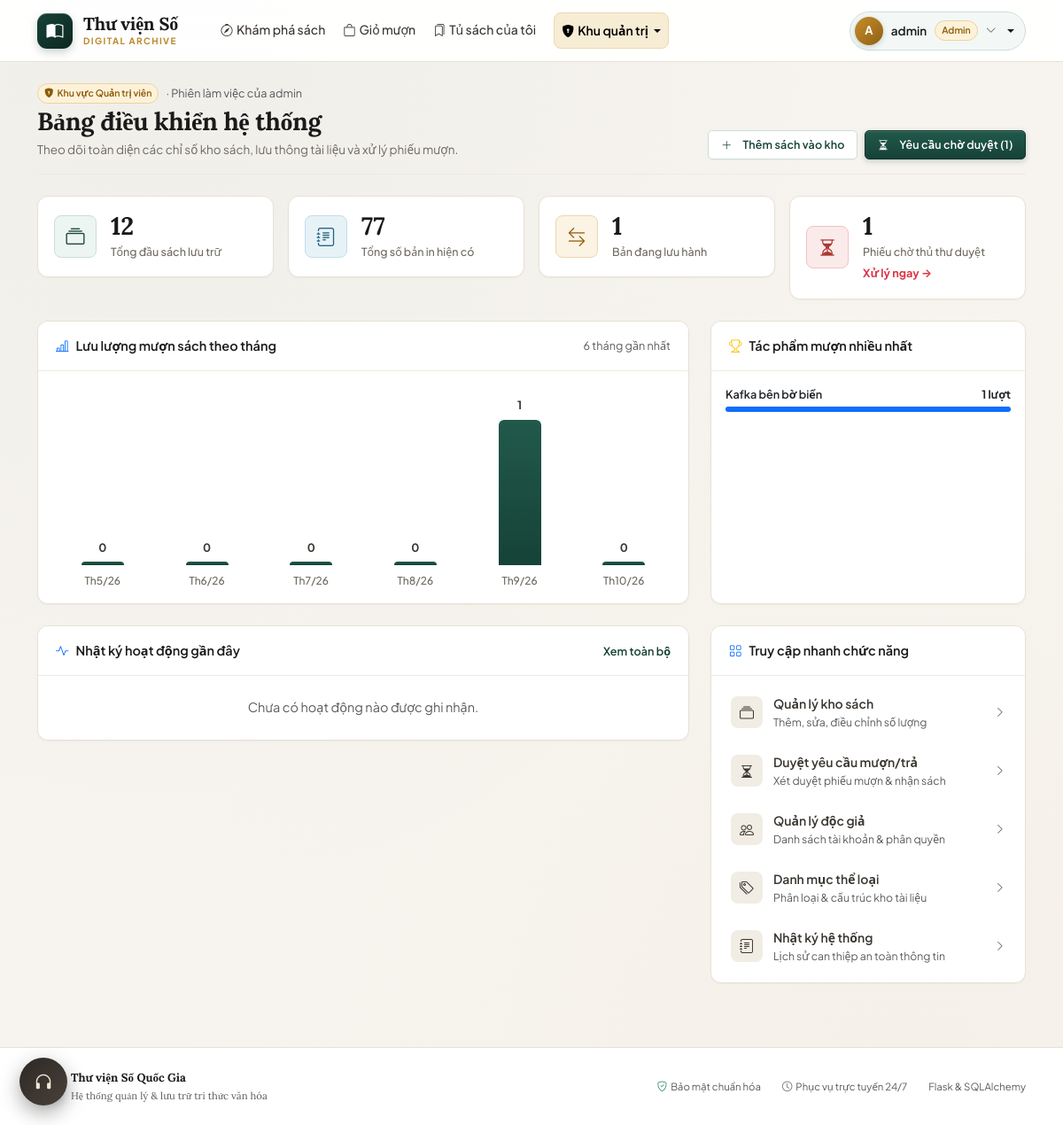
Page /admin/ (signed in) on the committed database.
### models.py (models this page shows, shortened)
class User(db.Model, UserMixin):
    __tablename__ = 'users'
    id = db.Column(db.Integer, primary_key=True)
    username = db.Column(db.String(80), unique=True, nullable=False, index=True)
    email = db.Column(db.String(120), unique=True, nullable=True)
    password_hash = db.Column(db.String(255), nullable=False)
    role = db.Column(db.String(20), nullable=False, default='user')
    is_active = db.Column(db.Boolean, nullable=False, default=True)
    created_at = db.Column(db.DateTime, default=now, nullable=False)
    borrow_requests = db.relationship('BorrowRequest', back_populates='user', lazy='dynamic')
    reviews = db.relationship('Review', back_populates='author', lazy='dynamic')
    @property
    def is_admin(self):
        return self.role == 'admin'

class Book(db.Model):
    __tablename__ = 'books'
    id = db.Column(db.Integer, primary_key=True)
    title = db.Column(db.String(200), nullable=False, index=True)
    author = db.Column(db.String(150), nullable=False, index=True)
    description = db.Column(db.Text, nullable=False, default='')
    quantity = db.Column(db.Integer, nullable=False, default=0)
    cover_url = db.Column(db.String(300), nullable=True)
    category_id = db.Column(db.Integer, db.ForeignKey('categories.id'), nullable=True)
    created_at = db.Column(db.DateTime, default=now, nullable=False)
    mood = db.Column(db.String(30), nullable=True, index=True)
    pages = db.Column(db.Integer, nullable=True, default=0)
    condition_note = db.Column(db.String(300), nullable=True, default='')
    times_borrowed = db.Column(db.Integer, nullable=False, default=0)
    librarian_note = db.Column(db.String(400), nullable=True, default='')
    librarian_note_by = db.Column(db.String(80), nullable=True, default='')
    spine_color = db.Column(db.String(9), nullable=True, default='')
    category = db.relationship('Category', back_populates='books')
    borrow_requests = db.relationship('BorrowRequest', backref='book', lazy='dynamic')
    reviews = db.relationship('Review', backref='book', lazy='dynamic')

### admin.py (the view)
@admin_bp.route('/')
@admin_required
def dashboard():
    now_dt = datetime.now()
    total_books = Book.query.count()
    total_copies = db.session.query(db.func.sum(Book.quantity)).scalar() or 0
    active_borrows = BorrowRequest.query.filter(
        BorrowRequest.status.in_(ACTIVE_BORROW_STATUSES)
    ).count()
    pending_count = BorrowRequest.query.filter_by(status='pending').count()
    counts_by_ym = {
        ym: cnt
        for ym, cnt in (
            db.session.query(
                db.func.strftime('%Y-%m', BorrowRequest.decided_at).label('ym'),
                db.func.count(BorrowRequest.id),
            )
            .filter(
                BorrowRequest.status.in_(['approved', 'return_pending', 'returned']),
                BorrowRequest.decided_at.isnot(None),
            )
            .group_by('ym')
            .all()
        )
    }
    monthly, max_month = [], 0
    for i in range(5, -1, -1):
        y, m = now_dt.year, now_dt.month - i
        while m <= 0:
            m += 12
            y -= 1
        count = counts_by_ym.get(f'{y}-{m:02d}', 0)
        max_month = max(max_month, count)
        monthly.append({'label': f'Th{m}/{str(y)[-2:]}', 'count': count})
    for item in monthly:
        item['pct'] = round(item['count'] / max_month * 100) if max_month else 0
    top_rows = (
        db.session.query(BorrowRequest.book_id, db.func.count(BorrowRequest.id).label('cnt'))
        .filter(BorrowRequest.status.in_(['approved', 'return_pending', 'returned']))
        .group_by(BorrowRequest.book_id)
        .order_by(db.desc('cnt'))
        .limit(5)
        .all()
    )
    top_books = []
    for book_id, cnt in top_rows:
        book = db.session.get(Book, book_id)
        if book is not None:
            top_books.append({'book': book, 'count': cnt})
    max_top = top_books[0]['count'] if top_books else 0
    recent_logs = AuditLog.query.order_by(AuditLog.created_at.desc(), AuditLog.id.desc()).limit(5).all()
    return render_template(
        'admin/dashboard.html',
        total_books=total_books,
        total_copies=total_copies,
        active_borrows=active_borrows,
        pending_count=pending_count,
        monthly=monthly,
        top_books=top_books,
        max_top=max_top,
        recent_logs=recent_logs,
    )

### templates/admin/dashboard.html (shortened to what this page needs)
{% extends 'base.html' %}
{% block content %}
<div class="page-head">
  <div>
    <div class="d-flex align-items-center gap-2 mb-1">
      <span class="user-badge-mini user-badge-admin"><i class="bi bi-shield-lock-fill me-1"></i>Khu vực Quản trị viên</span>
      <span class="text-muted small">· Phiên làm việc của {{ current_user.username }}</span>
    </div>
    <h1 class="page-title">Bảng điều khiển hệ thống</h1>
    <p class="page-sub">Theo dõi toàn diện các chỉ số kho sách, lưu thông tài liệu và xử lý phiếu mượn.</p>
  </div>
  <div class="d-flex gap-2 flex-wrap">
    {% if has_endpoint('admin.books') %}
    <a href="{{ url_for('admin.book_add') }}" class="btn btn-outline-primary btn-sm">
      <i class="bi bi-plus-lg me-1"></i>Thêm sách vào kho
    </a>
    {% endif %}
    {% if has_endpoint('admin.requests') %}
    <a href="{{ url_for('admin.requests', tab='pending') }}" class="btn btn-primary btn-sm">
      <i class="bi bi-hourglass-split me-1"></i>Yêu cầu chờ duyệt ({{ pending_count }})
    </a>
    {% endif %}
  </div>
</div>
<div class="row g-3 mb-4">
  <div class="col-6 col-lg-3">
    <div class="stat-card">
      <div class="stat-ic"><i class="bi bi-collection"></i></div>
      <div>
        <div class="stat-num">{{ total_books }}</div>
        <div class="stat-label">Tổng đầu sách lưu trữ</div>
      </div>
    </div>
  </div>
  <div class="col-6 col-lg-3">
    <div class="stat-card">
      <div class="stat-ic info"><i class="bi bi-journal-text"></i></div>
      <div>
        <div class="stat-num">{{ total_copies }}</div>
        <div class="stat-label">Tổng số bản in hiện có</div>
      </div>
    </div>
  </div>
  <div class="col-6 col-lg-3">
    <div class="stat-card">
      <div class="stat-ic warn"><i class="bi bi-arrow-left-right"></i></div>
      <div>
        <div class="stat-num">{{ active_borrows }}</div>
        <div class="stat-label">Bản đang lưu hành</div>
      </div>
    </div>
  </div>
  <div class="col-6 col-lg-3">
    <div class="stat-card">
      <div class="stat-ic bad"><i class="bi bi-hourglass-split"></i></div>
      <div>
        <div class="stat-num">{{ pending_count }}</div>
        <div class="stat-label">Phiếu chờ thủ thư duyệt</div>
        {% if has_endpoint('admin.requests') and pending_count %}
        <a class="small fw-bold text-decoration-none mt-1 d-inline-block text-danger"
           href="{{ url_for('admin.requests', tab='pending') }}">Xử lý ngay →</a>
        {% endif %}
      </div>
    </div>
  </div>
</div>
<div class="row g-4 mb-4">
  <div class="col-lg-8">
    <div class="card h-100">
      <div class="card-header d-flex justify-content-between align-items-center">
        <span><i class="bi bi-bar-chart-line text-primary me-2"></i>Lưu lượng mượn sách theo tháng</span>
        <span class="text-muted fw-normal small">6 tháng gần nhất</span>
      </div>
      <div class="card-body">
        <div class="chart">
          {% for m in monthly %}
          <div class="chart-col">
            <div class="chart-value">{{ m.count }}</div>
            <div class="chart-bar" style="height: {{ m.pct }}%"></div>
            <div class="chart-label">{{ m.label }}</div>
          </div>
          {% endfor %}
        </div>
      </div>
    </div>
  </div>
  <div class="col-lg-4">
    <div class="card h-100">
      <div class="card-header">
        <i class="bi bi-trophy text-warning me-2"></i>Tác phẩm mượn nhiều nhất
      </div>
      <div class="card-body">
        {% if top_books %}
        <div class="d-flex flex-column gap-3">
          {% for t in top_books %}
          <div>
            <div class="d-flex justify-content-between small mb-1">
              <span class="text-truncate me-2 fw-semibold text-dark">{{ t.book.title }}</span>
              <b class="text-nowrap">{{ t.count }} lượt</b>
            </div>
            <div class="progress" style="height: 6px;">
              <div class="progress-bar bg-primary" style="width: {{ (t.count / max_top * 100) | round(0) }}%"></div>
            </div>
          </div>
          {% endfor %}
        </div>
        {% else %}
        <div class="text-center py-4 text-muted">
          <i class="bi bi-journal-x fs-3 d-block mb-2"></i>
          Chưa có dữ liệu lượt mượn.
        </div>
        {% endif %}
      </div>
    </div>
  </div>
</div>
<div class="row g-4">
  <div class="col-lg-8">
    <div class="card">
      <div class="card-header d-flex justify-content-between align-items-center">
        <span><i class="bi bi-activity text-primary me-2"></i>Nhật ký hoạt động gần đây</span>
        {% if has_endpoint('admin.audit') %}
        <a href="{{ url_for('admin.audit') }}" class="small fw-semibold text-decoration-none">Xem toàn bộ</a>
        {% endif %}
      </div>
      <div class="px-3">
        {% for log in recent_logs %}
        <div class="d-flex justify-content-between gap-3 py-3 {{ 'border-bottom' if not loop.last else '' }}">
          <div class="text-truncate">
            <span class="badge bg-secondary me-1">{{ log.action }}</span>
            <span class="text-dark small">{{ log.details or '—' }}</span>
            <div class="small text-muted mt-1">
              <i class="bi bi-person me-1"></i>Thực hiện bởi: <strong>{{ log.actor.username if log.actor else 'Hệ thống' }}</strong>
            </div>
          </div>
          <span class="text-muted small text-nowrap">{{ log.created_at|fmt_datetime }}</span>
        </div>
        {% else %}
        <p class="text-muted py-4 mb-0 text-center">Chưa có hoạt động nào được ghi nhận.</p>
        {% endfor %}
      </div>
    </div>
  </div>
  <div class="col-lg-4">
    <div class="card">
      <div class="card-header">
        <i class="bi bi-grid text-primary me-2"></i>Truy cập nhanh chức năng
      </div>
      <div class="card-body p-2">
        {% if has_endpoint('admin.books') %}
        <a class="qlink" href="{{ url_for('admin.books') }}">
          <span class="qlink-ic"><i class="bi bi-collection"></i></span>
          <div>
            <div>Quản lý kho sách</div>
            <div class="small text-muted fw-normal">Thêm, sửa, điều chỉnh số lượng</div>
          </div>
          <i class="bi bi-chevron-right ms-auto small text-muted"></i>
        </a>
        {% endif %}
        {% if has_endpoint('admin.requests') %}
        <a class="qlink" href="{{ url_for('admin.requests') }}">
          <span class="qlink-ic"><i class="bi bi-hourglass-split"></i></span>
          <div>
            <div>Duyệt yêu cầu mượn/trả</div>
            <div class="small text-muted fw-normal">Xét duyệt phiếu mượn &amp; nhận sách</div>
          </div>
          <i class="bi bi-chevron-right ms-auto small text-muted"></i>
        </a>
        {% endif %}
        {% if has_endpoint('admin.users') %}
        <a class="qlink" href="{{ url_for('admin.users') }}">
          <span class="qlink-ic"><i class="bi bi-people"></i></span>
          <div>
            <div>Quản lý độc giả</div>
            <div class="small text-muted fw-normal">Danh sách tài khoản &amp; phân quyền</div>
          </div>
          <i class="bi bi-chevron-right ms-auto small text-muted"></i>
        </a>
        {% endif %}
        {% if has_endpoint('admin.categories') %}
        <a class="qlink" href="{{ url_for('admin.categories') }}">
          <span class="qlink-ic"><i class="bi bi-tags"></i></span>
          <div>
            <div>Danh mục thể loại</div>
            <div class="small text-muted fw-normal">Phân loại &amp; cấu trúc kho tài liệu</div>
          </div>
          <i class="bi bi-chevron-right ms-auto small text-muted"></i>
        </a>
        {% endif %}
        {% if has_endpoint('admin.audit') %}
        <a class="qlink" href="{{ url_for('admin.audit') }}">
          <span class="qlink-ic"><i class="bi bi-journal-text"></i></span>
          <div>
            <div>Nhật ký hệ thống</div>
            <div class="small text-muted fw-normal">Lịch sử can thiệp an toàn thông tin</div>
          </div>
          <i class="bi bi-chevron-right ms-auto small text-muted"></i>
        </a>
        {% endif %}
      </div>
    </div>
  </div>
</div>
{% endblock %}

### templates/base.html (shortened to what this page needs)
<!doctype html>
<html lang="vi">
<head>
  <link href="https://cdn.jsdelivr.net/npm/bootstrap@5.3.3/dist/css/bootstrap.min.css" rel="stylesheet">
  <link href="https://cdn.jsdelivr.net/npm/bootstrap-icons@1.11.3/font/bootstrap-icons.min.css" rel="stylesheet">
  <link href="{{ url_for('static', filename='css/style.css') }}" rel="stylesheet">
</head>
<body>
{% set ep = request.endpoint or '' %}
<nav class="navbar navbar-expand-lg sticky-top">
  <div class="container">
    <a class="navbar-brand" href="{{ url_for('user.home') }}">
      <span class="brand-mark"><i class="bi bi-book-half"></i></span>
      <div class="brand-text">
        <span class="brand-name">Thư viện Số</span>
        <span class="brand-tag">DIGITAL ARCHIVE</span>
      </div>
    </a>
    <div class="collapse navbar-collapse" id="mainNav">
      <ul class="navbar-nav me-auto ps-lg-4 gap-lg-1">
        <li class="nav-item">
          <a class="nav-link {{ 'active' if ep == 'user.home' }}" href="{{ url_for('user.home') }}">
            <i class="bi bi-compass me-1"></i>Khám phá sách
          </a>
        </li>
        {% if current_user.is_authenticated %}
          {% if has_endpoint('user.cart') %}
          <li class="nav-item">
            <a class="nav-link position-relative {{ 'active' if ep == 'user.cart' }}" href="{{ url_for('user.cart') }}">
              <i class="bi bi-bag me-1"></i>Giỏ mượn
            </a>
          </li>
          {% endif %}
          {% if has_endpoint('user.dashboard') %}
          <li class="nav-item">
            <a class="nav-link {{ 'active' if ep == 'user.dashboard' }}" href="{{ url_for('user.dashboard') }}">
              <i class="bi bi-bookmarks me-1"></i>Tủ sách của tôi
            </a>
          </li>
          {% endif %}
        {% endif %}
        {% if current_user.is_authenticated and current_user.is_admin %}
        <li class="nav-item dropdown ms-lg-2">
          <a class="nav-link dropdown-toggle admin-nav-item {{ 'active' if ep.startswith('admin') }}" href="#"
             data-bs-toggle="dropdown" aria-expanded="false">
            <i class="bi bi-shield-lock-fill me-1"></i>Khu quản trị
          </a>
        </li>
        {% endif %}
      </ul>
      <ul class="navbar-nav align-items-lg-center gap-2">
        {% if current_user.is_authenticated %}
        <li class="nav-item dropdown">
          <a class="user-chip dropdown-toggle {{ 'is-admin' if current_user.is_admin else '' }}" href="#" data-bs-toggle="dropdown" aria-expanded="false">
            <span class="avatar">{{ current_user.username[:1]|upper }}</span>
            <span class="d-none d-lg-inline">{{ current_user.username }}</span>
            {% if current_user.is_admin %}
            <span class="user-badge-mini user-badge-admin">Admin</span>
            {% else %}
            <span class="user-badge-mini user-badge-user">Độc giả</span>
            {% endif %}
            <i class="bi bi-chevron-down small text-muted"></i>
          </a>
        </li>
        {% endif %}
      </ul>
    </div>
  </div>
</nav>
{% block page %}
<div class="container py-4 main-container">
  {% block content %}{% endblock %}
</div>
{% endblock %}
<footer class="site-footer">
  <div class="container d-flex flex-wrap justify-content-between align-items-center gap-3">
    <div class="brand-small">
      <span class="brand-mark"><i class="bi bi-book-half"></i></span>
      <div>
        <span>Thư viện Số Quốc Gia</span>
        <div class="small fw-normal text-muted">Hệ thống quản lý &amp; lưu trữ tri thức văn hóa</div>
      </div>
    </div>
    <div class="d-flex align-items-center gap-4 text-muted small">
      <span><i class="bi bi-shield-check text-success me-1"></i>Bảo mật chuẩn hóa</span>
      <span><i class="bi bi-clock me-1"></i>Phục vụ trực tuyến 24/7</span>
      <span>Flask &amp; SQLAlchemy</span>
    </div>
  </div>
</footer>
<div class="nook" id="nook" data-playing="">
  <button class="nook-fab" id="nookToggle" type="button"
          aria-expanded="false" aria-controls="nookPanel"
          title="Góc Đọc Sách — âm thanh nền & Chế độ Tập trung">
    <i class="bi bi-headphones"></i>
  </button>
</div>
</body>
</html>

### rows in the picture
User: username "A", username "admin"
Book: book "Kafka bên bờ biển"

### other values in the picture
{{ pending_count }} "1"
{{ total_books }} "12"
{{ total_copies }} "77"
{{ active_borrows }} "1"
{{ m.count }} "0" "0" "0" "0" "1" "0"
{{ m.label }} "Th5/26" "Th6/26" "Th7/26" "Th8/26" "Th9/26" "Th10/26"
{{ t.count }} "1"
